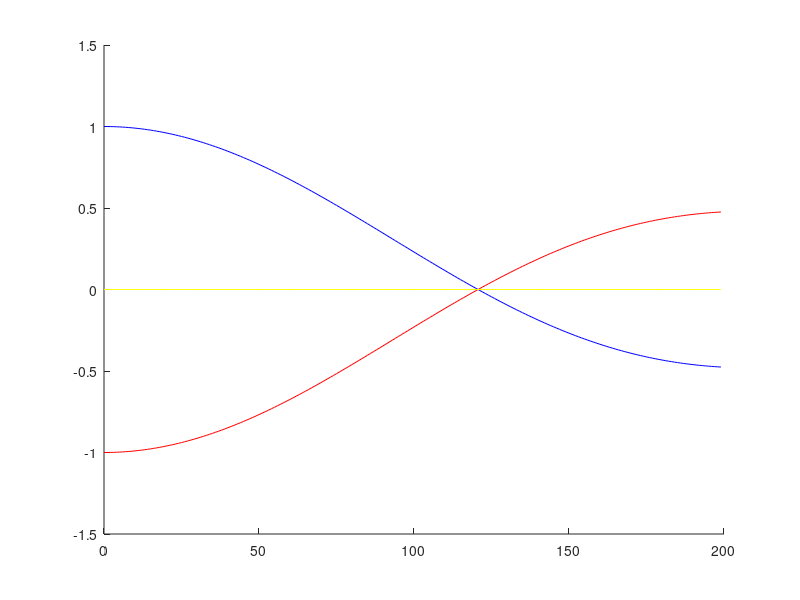

MATLAB code for this plot:
function bhsuQM

tmax=200;

Nt = 200;
dt = tmax/Nt;

t=[0:dt:tmax-dt];

S = 3;
U = 1;
mu = 1;
J = 0.01;

Jx=[0,1,0;1,0,1;0,1,0]/sqrt(2);
Jy=i*[0,-1,0;1,0,-1;0,1,0]/sqrt(2);
Jz=[1,0,0;0,0,0;0,0,-1];


JxS=cell(1,S);
JyS=cell(1,S);
JzS=cell(1,S);
for j=1:S,
    JxS{j}=sparse(kron(kron(eye(3^(j-1)),Jx),eye(3^(S-j))));
    JyS{j}=sparse(kron(kron(eye(3^(j-1)),Jy),eye(3^(S-j))));
    JzS{j}=sparse(kron(kron(eye(3^(j-1)),Jz),eye(3^(S-j))));
end

'make ham'
time=cputime;

HQM=sparse(3^S,3^S);
for j=1:S
    HQM=HQM+JzS{j}*JzS{j}-JzS{j};
    for k=j+1:S
        HQM=HQM-J*(JxS{j}*JxS{k}+JyS{j}*JyS{k});
    end
end
cputime-time

HQMf=full(HQM);

'diag'
time=cputime;
[Vn,Em]=eig(HQMf);
cputime-time

En=diag(Em);

init=zeros(3^S,1);
init(8,1)=1;

cn=Vn'*init;
m1=Vn'*(JzS{1}*Vn);
m2=Vn'*(JzS{2}*Vn);
m3=Vn'*(JzS{3}*Vn);

AvgSz1=zeros(Nt,1);
AvgSz2=zeros(Nt,1);
AvgSz3=zeros(Nt,1);

'plot'
time=cputime
for j=1:Nt
    vec=exp(-i*t(j)*En).*cn;
    AvgSz1(j)=vec'*(m1*vec);
    AvgSz2(j)=vec'*(m2*vec);
    AvgSz3(j)=vec'*(m3*vec);
end
cputime-time

%plot the results
figure
hold on
%plot(t,X(:,1),'r');
plot(t,AvgSz1,'b');
plot(t,AvgSz2,'r');
plot(t,AvgSz3,'y');
%legend('n for p=0');